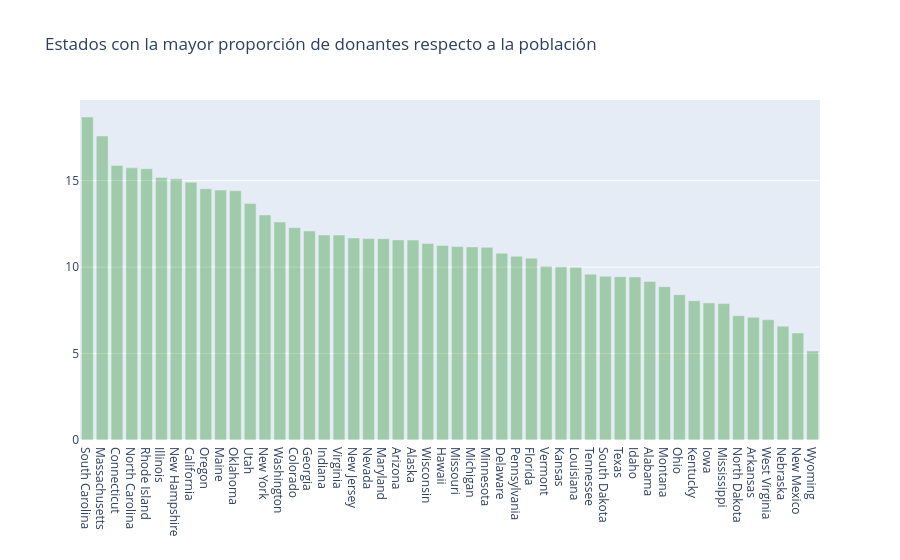

The notebook cell saved with this chart:
### Markdown cell above
> - **California**, al ser el estado con la mayor población, también cuenta con la mayor cantidad de donantes registrados, con cerca de **300,000 donantes**. **San Francisco** y **Los Ángeles** son las principales ciudades de California donde se concentra el mayor número de donantes. Asimismo, California es el estado con el mayor número de escuelas y proyectos.
>
> - **Nueva York**, **Texas** y **Florida**, con aproximadamente **137,000**, **134,000** y **108,000** donantes, respectivamente, son los otros estados con la mayor cantidad de donantes. Las principales ciudades son **Nueva York**, **Miami**, **Tampa**, **Houston** y **Dallas**, donde se concentra la mayor parte de los donantes.
>
> - **Dakota del Norte**, **Dakota del Sur**, **Vermont** y **Wyoming** son los estados con el menor número de donantes, con menos de **4,000** cada uno. Además, existe una categoría denominada **"Others" (Otros)** en los datos de los estados, que probablemente agrupa a donantes docentes o a donantes provenientes de otros países.
>
> - Considerando todas las ciudades de Estados Unidos, las tres con mayor número de donantes son **Chicago** (aproximadamente **35 mil donantes**), **Nueva York** (aproximadamente **27 mil**) y **Brooklyn** (aproximadamente **22 mil**). Las ciudades californianas de **San Francisco** y **Los Ángeles** ocupan el cuarto y quinto lugar, con alrededor de **18 mil** y **16 mil** donantes, respectivamente.

## <a>Conjunto de datos ajustado por población</a>

Los estados que encabezan las gráficas anteriores son, en gran medida, los que poseen una población más alta. Por ello, resulta interesante analizar el **número de donantes por cada 100,000 habitantes** en cada estado.

Para este análisis se ha incorporado un conjunto de datos ajustado por población, que incluye la población de cada estado de Estados Unidos correspondiente al año **2013**.

**Conjunto de datos de población:** http://www.enchantedlearning.com/usa/states/population.shtml

## <a id="2.3">2.3 Estados con la mayor **proporción de donantes respecto a la población**</a>

### Code cell
# Población estimada por estado (Censo de EE. UU., 2013)
census_2013 = {
    'Mississippi': 2991207, 'Iowa': 3090416, 'Oklahoma': 3850568,
    'Delaware': 925749, 'Minnesota': 5420380, 'Alaska': 735132,
    'Illinois': 12882135, 'Arkansas': 2959373, 'New Mexico': 2085287,
    'Indiana': 6570902, 'Maryland': 5928814, 'Louisiana': 4625470,
    'Texas': 26448193, 'Wyoming': 582658, 'Arizona': 6626624,
    'Wisconsin': 5742713, 'Michigan': 9895622, 'Kansas': 2893957,
    'Utah': 2900872, 'Virginia': 8260405, 'Oregon': 3930065,
    'Connecticut': 3596080, 'New York': 19651127,
    'California': 38332521, 'Massachusetts': 6692824,
    'West Virginia': 1854304, 'South Carolina': 4774839,
    'New Hampshire': 1323459, 'Vermont': 626630,
    'Georgia': 9992167, 'North Dakota': 723393,
    'Pennsylvania': 12773801, 'Florida': 19552860,
    'Hawaii': 1404054, 'Kentucky': 4395295,
    'Rhode Island': 1051511, 'Nebraska': 1868516,
    'Missouri': 6044171, 'Ohio': 11570808,
    'Alabama': 4833722, 'South Dakota': 844877,
    'Colorado': 5268367, 'Idaho': 1612136,
    'New Jersey': 8899339, 'Washington': 6971406,
    'North Carolina': 9848060, 'Tennessee': 6495978,
    'Montana': 1015165, 'District of Columbia': 646449,
    'Nevada': 2790136, 'Maine': 1328302
}

# Número de donantes por estado
donors_from_states = dict(donors_df['Donor State'].value_counts())

# Calcular el número de donantes por cada 100 000 habitantes
don_pop = {}
for state, don in donors_from_states.items():
    if state not in census_2013:
        continue
    don_pop[state] = float(don) * 100000 / census_2013[state]

import operator

# Ordenar los estados según la proporción de donantes
don_pop = sorted(don_pop.items(), key=operator.itemgetter(1), reverse=True)

xx = [x[0] for x in don_pop][1:]
yy = [x[1] for x in don_pop][1:]

trace2 = go.Bar(
    x=xx,
    y=yy,
    name='Donantes por población',
    marker=dict(color='green'),
    opacity=0.3
)

data = [trace2]

layout = go.Layout(
    barmode='group',
    legend=dict(dict(x=-0.1, y=1.2)),
    margin=dict(b=120),
    title='Estados con la mayor proporción de donantes respecto a la población'
)

fig = go.Figure(data=data, layout=layout)
iplot(fig, filename='grouped-bar')

### Figure 1 — Plotly figure (JSON) as saved in the notebook; plotly's stock layout.template omitted (floating-point values rounded to 4 significant figures)
{"data": [{"marker": {"color": "green"}, "name": "Donantes por población", "opacity": 0.3, "type": "bar", "x": ["South Carolina", "Massachusetts", "Connecticut", "North Carolina", "Rhode Island", "Illinois", "New Hampshire", "California", "Oregon", "Maine", "Oklahoma", "Utah", "New York", "Washington", "Colorado", "Georgia", "Indiana", "Virginia", "New Jersey", "Nevada", "Maryland", "Arizona", "Alaska", "Wisconsin", "Hawaii", "Missouri", "Michigan", "Minnesota", "Delaware", "Pennsylvania", "Florida", "Vermont", "Kansas", "Louisiana", "Tennessee", "South Dakota", "Texas", "Idaho", "Alabama", "Montana", "Ohio", "Kentucky", "Iowa", "Mississippi", "North Dakota", "Arkansas", "West Virginia", "Nebraska", "New Mexico", "Wyoming"], "y": [18.68, 17.59, 15.88, 15.74, 15.69, 15.18, 15.11, 14.9, 14.53, 14.45, 14.41, 13.69, 13.01, 12.61, 12.28, 12.09, 11.86, 11.85, 11.69, 11.65, 11.64, 11.57, 11.56, 11.37, 11.25, 11.18, 11.17, 11.14, 10.8, 10.62, 10.52, 10.05, 10.02, 9.988, 9.591, 9.469, 9.449, 9.428, 9.165, 8.866, 8.4, 8.054, 7.928, 7.89, 7.188, 7.096, 6.957, 6.583, 6.186, 5.149]}], "layout": {"barmode": "group", "legend": {"x": -0.1, "y": 1.2}, "margin": {"b": 120}, "title": {"text": "Estados con la mayor proporción de donantes respecto a la población"}}}
